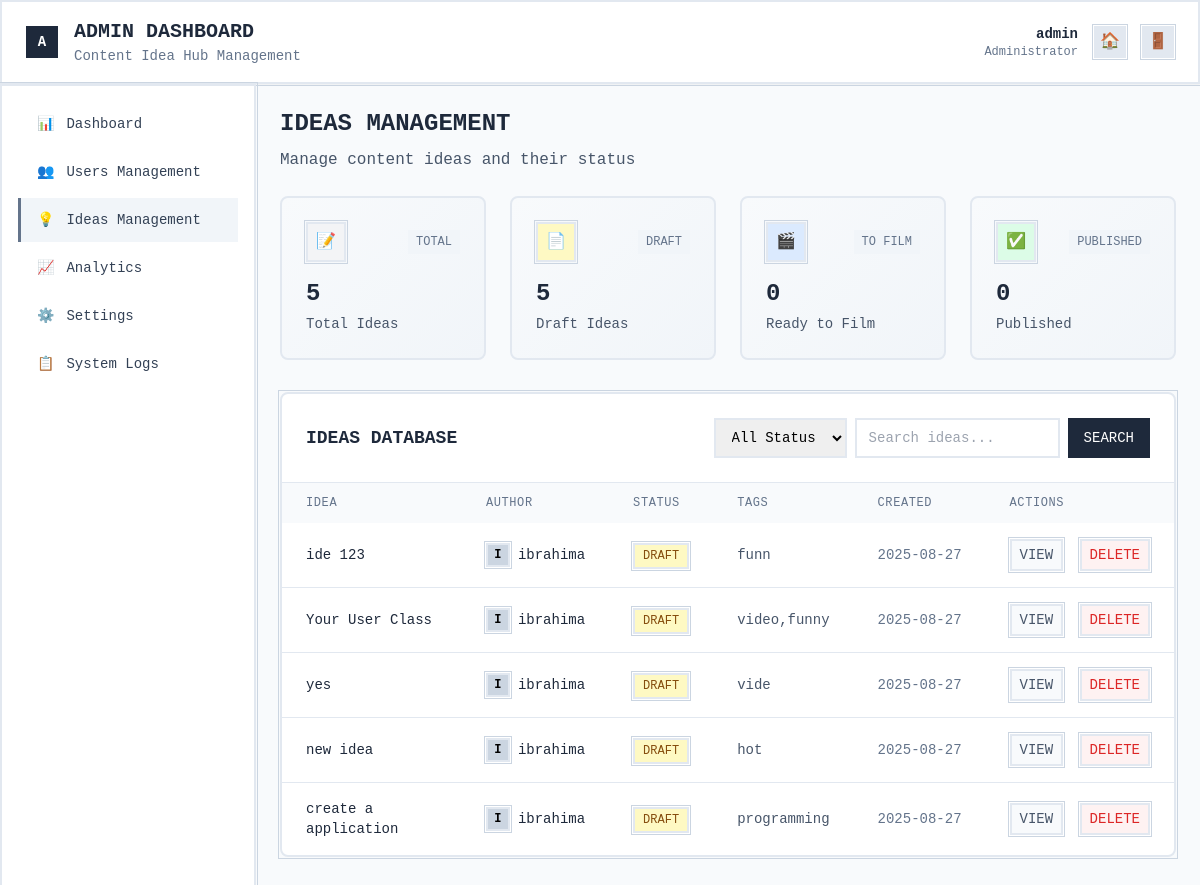
The app's page /admin/ideas (signed in) with its own data.
### app/models.py (models this page shows, shortened)
class User(db.Model, UserMixin):
    id = db.Column(db.Integer, primary_key=True)
    username = db.Column(db.String(64), unique=True, nullable=False)
    password_hash = db.Column(db.String(128), nullable=False)
    ideas = db.relationship('Idea', backref='author', lazy=True)
    created_at = db.Column(db.DateTime, default=datetime.utcnow)
    is_admin = db.Column(db.Boolean, default=False)

class Idea(db.Model):
    id = db.Column(db.Integer, primary_key=True)
    title = db.Column(db.String(100), nullable=False)
    description = db.Column(db.Text)
    tags = db.Column(db.String(200))  # e.g., "video,funny,tech"
    status = db.Column(db.String(20), default='Draft')  # Draft, To Film, Published
    timestamp = db.Column(db.DateTime, index=True, default=datetime.utcnow)
    user_id = db.Column(db.Integer, db.ForeignKey('user.id'), nullable=False)

### app/admin_routes.py (the view)
@admin_bp.route('/ideas')
@login_required
@admin_required
def ideas_management():
    page = request.args.get('page', 1, type=int)
    status_filter = request.args.get('status', '')
    search = request.args.get('search', '')
    ideas_query = Idea.query
    if status_filter:
        ideas_query = ideas_query.filter_by(status=status_filter)
    if search:
        ideas_query = ideas_query.filter(Idea.title.contains(search))
    ideas = ideas_query.order_by(Idea.timestamp.desc()).paginate(
        page=page, per_page=20, error_out=False
    )
    idea_stats = {
        'total': Idea.query.count(),
        'draft': Idea.query.filter_by(status='Draft').count(),
        'published': Idea.query.filter_by(status='Published').count(),
        'to_film': Idea.query.filter_by(status='To Film').count()
    }
    return render_template('admin/ideas.html',
                         ideas=ideas,
                         search=search,
                         status_filter=status_filter,
                         idea_stats=idea_stats)

### app/__init__.py (called while the page is built)
def create_app(config_class=Config):
    app = Flask(__name__)
    app.config.from_object(config_class)
    db.init_app(app)
    migrate.init_app(app, db)
    login_manager.init_app(app)
    @login_manager.user_loader
    def load_user(user_id):
        from app.models import User  # Import local pour éviter circular
        return User.query.get(int(user_id))
    login_manager.login_view = 'main.login'
    from app import routes, models, forms
    from app.routes import bp
    from app.admin_routes import admin_bp
    app.register_blueprint(admin_bp)
    app.register_blueprint(bp)
    return app

### app/admin_routes.py (called while the page is built)
def admin_required(f):
    @wraps(f)
    def decorated_function(*args, **kwargs):
        if not current_user.is_authenticated or not current_user.is_admin:
            flash('❌ Access denied. Admin privileges required.', 'danger')
            return redirect(url_for('main.index'))
        return f(*args, **kwargs)
    return decorated_function

### app/templates/admin/ideas.html (shortened to what this page needs)
{% extends "admin/base.html" %}
{% block content %}
<div class="mb-6">
    <h2 class="text-2xl font-bold text-wireframe-800 mb-2">IDEAS MANAGEMENT</h2>
    <p class="text-wireframe-600">Manage content ideas and their status</p>
</div>
<div class="grid grid-cols-1 md:grid-cols-4 gap-6 mb-8">
    <div class="metric-card p-6 rounded-lg">
        <div class="flex items-center justify-between mb-4">
            <div class="w-10 h-10 bg-gray-100 wireframe-border flex items-center justify-center">
                <span class="text-gray-600">📝</span>
            </div>
            <span class="text-xs text-wireframe-500 bg-wireframe-100 px-2 py-1">TOTAL</span>
        </div>
        <div class="text-2xl font-bold text-wireframe-800 mb-1">{{ idea_stats.total }}</div>
        <div class="text-sm text-wireframe-600">Total Ideas</div>
    </div>
    <div class="metric-card p-6 rounded-lg">
        <div class="flex items-center justify-between mb-4">
            <div class="w-10 h-10 bg-yellow-100 wireframe-border flex items-center justify-center">
                <span class="text-yellow-600">📄</span>
            </div>
            <span class="text-xs text-wireframe-500 bg-wireframe-100 px-2 py-1">DRAFT</span>
        </div>
        <div class="text-2xl font-bold text-wireframe-800 mb-1">{{ idea_stats.draft }}</div>
        <div class="text-sm text-wireframe-600">Draft Ideas</div>
    </div>
    <div class="metric-card p-6 rounded-lg">
        <div class="flex items-center justify-between mb-4">
            <div class="w-10 h-10 bg-blue-100 wireframe-border flex items-center justify-center">
                <span class="text-blue-600">🎬</span>
            </div>
            <span class="text-xs text-wireframe-500 bg-wireframe-100 px-2 py-1">TO FILM</span>
        </div>
        <div class="text-2xl font-bold text-wireframe-800 mb-1">{{ idea_stats.to_film }}</div>
        <div class="text-sm text-wireframe-600">Ready to Film</div>
    </div>
    <div class="metric-card p-6 rounded-lg">
        <div class="flex items-center justify-between mb-4">
            <div class="w-10 h-10 bg-green-100 wireframe-border flex items-center justify-center">
                <span class="text-green-600">✅</span>
            </div>
            <span class="text-xs text-wireframe-500 bg-wireframe-100 px-2 py-1">PUBLISHED</span>
        </div>
        <div class="text-2xl font-bold text-wireframe-800 mb-1">{{ idea_stats.published }}</div>
        <div class="text-sm text-wireframe-600">Published</div>
    </div>
</div>
<div class="wireframe-border bg-white rounded-lg">
    <div class="p-6 border-b border-wireframe-200">
        <div class="flex justify-between items-center">
            <h3 class="text-lg font-bold text-wireframe-800">IDEAS DATABASE</h3>
            <div class="flex space-x-2">
                <form method="GET" class="flex space-x-2">
                    <select name="status" class="px-3 py-2 wireframe-border text-sm" onchange="this.form.submit()">
                        <option value="">All Status</option>
                    </select>
                    <input type="text" name="search" value="{{ search }}" placeholder="Search ideas..."
                           class="px-3 py-2 wireframe-border text-sm">
                    <button type="submit" class="px-4 py-2 bg-wireframe-800 text-white text-sm font-medium hover:bg-wireframe-700">
                        SEARCH
                    </button>
                </form>
            </div>
        </div>
    </div>
    <div class="overflow-x-auto">
        <table class="w-full">
            <thead class="bg-wireframe-50">
                <tr class="text-left">
                    <th class="px-6 py-3 text-xs font-medium text-wireframe-500 uppercase tracking-wider">IDEA</th>
                    <th class="px-6 py-3 text-xs font-medium text-wireframe-500 uppercase tracking-wider">AUTHOR</th>
                    <th class="px-6 py-3 text-xs font-medium text-wireframe-500 uppercase tracking-wider">STATUS</th>
                    <th class="px-6 py-3 text-xs font-medium text-wireframe-500 uppercase tracking-wider">TAGS</th>
                    <th class="px-6 py-3 text-xs font-medium text-wireframe-500 uppercase tracking-wider">CREATED</th>
                    <th class="px-6 py-3 text-xs font-medium text-wireframe-500 uppercase tracking-wider">ACTIONS</th>
                </tr>
            </thead>
            <tbody class="divide-y divide-wireframe-200">
                {% for idea in ideas.items %}
                <tr id="idea-row-{{ idea.id }}">
                    <td class="px-6 py-4">
                        <div>
                            <div class="text-sm font-medium text-wireframe-800">{{ idea.title }}</div>
                        </div>
                    </td>
                    <td class="px-6 py-4 whitespace-nowrap">
                        <div class="flex items-center">
                            <div class="w-6 h-6 bg-wireframe-300 wireframe-border flex items-center justify-center text-xs font-bold">
                                {{ idea.author.username[0]|upper }}
                            </div>
                            <div class="ml-2 text-sm text-wireframe-800">{{ idea.author.username }}</div>
                        </div>
                    </td>
                    <td class="px-6 py-4 whitespace-nowrap">
                        {% if idea.status == 'Draft' %}
                            <span class="px-2 py-1 text-xs bg-yellow-100 text-yellow-800 wireframe-border">DRAFT</span>
                        {% elif idea.status == 'To Film' %}
                            <span class="px-2 py-1 text-xs bg-blue-100 text-blue-800 wireframe-border">TO FILM</span>
                        {% elif idea.status == 'Published' %}
                            <span class="px-2 py-1 text-xs bg-green-100 text-green-800 wireframe-border">PUBLISHED</span>
                        {% endif %}
                    </td>
                    <td class="px-6 py-4 whitespace-nowrap">
                        <div class="text-sm text-wireframe-600">
                            {% if idea.tags %}
                                {{ idea.tags }}
                            {% else %}
                                <span class="text-wireframe-400">No tags</span>
                            {% endif %}
                        </div>
                    </td>
                    <td class="px-6 py-4 whitespace-nowrap text-sm text-wireframe-500">
                        {{ idea.timestamp.strftime('%Y-%m-%d') }}
                    </td>
                    <td class="px-6 py-4 whitespace-nowrap text-sm space-x-2">
                        <button onclick="viewIdea({{ idea.id }})"
                                class="text-wireframe-600 hover:text-wireframe-800 px-2 py-1 wireframe-border bg-wireframe-50 hover:bg-wireframe-100">
                            VIEW
                        </button>
                        <button onclick="deleteIdea({{ idea.id }}, '{{ idea.title }}')"
                                class="text-red-600 hover:text-red-800 px-2 py-1 wireframe-border bg-red-50 hover:bg-red-100">
                            DELETE
                        </button>
                    </td>
                </tr>
                {% endfor %}
            </tbody>
        </table>
    </div>
</div>
{% endblock %}

### app/templates/admin/base.html (shortened to what this page needs)
<!DOCTYPE html>
<html lang="fr">
<head>
    <script src="https://cdn.tailwindcss.com"></script>
</head>
<body class="bg-wireframe-50 min-h-screen font-mono">
    <header class="wireframe-border bg-white shadow-sm">
        <div class="px-6 py-4">
            <div class="flex items-center justify-between">
                <div class="flex items-center space-x-4">
                    <div class="w-8 h-8 bg-wireframe-800 flex items-center justify-center text-white font-bold text-sm">
                        A
                    </div>
                    <div>
                        <h1 class="text-xl font-bold text-wireframe-800">ADMIN DASHBOARD</h1>
                        <p class="text-sm text-wireframe-500">Content Idea Hub Management</p>
                    </div>
                </div>
                <div class="flex items-center space-x-4">
                    <div class="text-right">
                        <p class="text-sm font-semibold text-wireframe-800">{{ current_user.username }}</p>
                        <p class="text-xs text-wireframe-500">Administrator</p>
                    </div>
                    <a href="{{ url_for('main.index') }}" class="w-8 h-8 bg-wireframe-200 wireframe-border flex items-center justify-center hover:bg-wireframe-300 transition-colors" title="Retour au site">
                        <span class="text-wireframe-700">🏠</span>
                    </a>
                    <a href="{{ url_for('main.logout') }}" class="w-8 h-8 bg-wireframe-200 wireframe-border flex items-center justify-center hover:bg-wireframe-300 transition-colors" title="Déconnexion">
                        <span class="text-wireframe-700">🚪</span>
                    </a>
                </div>
            </div>
        </div>
    </header>
    <div class="flex">
        <aside class="w-64 bg-white wireframe-border min-h-screen">
            <nav class="p-4">
                <ul class="space-y-1">
                    <li>
                        <a href="{{ url_for('admin.dashboard') }}" class="nav-item {% if request.endpoint == 'admin.dashboard' %}active{% endif %} flex items-center px-4 py-3 text-sm font-medium text-wireframe-700">
                            <span class="mr-3">📊</span>
                            Dashboard
                        </a>
                    </li>
                    <li>
                        <a href="{{ url_for('admin.users_management') }}" class="nav-item {% if request.endpoint == 'admin.users_management' %}active{% endif %} flex items-center px-4 py-3 text-sm font-medium text-wireframe-700">
                            <span class="mr-3">👥</span>
                            Users Management
                        </a>
                    </li>
                    <li>
                        <a href="{{ url_for('admin.ideas_management') }}" class="nav-item {% if request.endpoint == 'admin.ideas_management' %}active{% endif %} flex items-center px-4 py-3 text-sm font-medium text-wireframe-700">
                            <span class="mr-3">💡</span>
                            Ideas Management
                        </a>
                    </li>
                    <li>
                        <a href="{{ url_for('admin.analytics') }}" class="nav-item {% if request.endpoint == 'admin.analytics' %}active{% endif %} flex items-center px-4 py-3 text-sm font-medium text-wireframe-700">
                            <span class="mr-3">📈</span>
                            Analytics
                        </a>
                    </li>
                    <li>
                        <a href="{{ url_for('admin.settings') }}" class="nav-item {% if request.endpoint == 'admin.settings' %}active{% endif %} flex items-center px-4 py-3 text-sm font-medium text-wireframe-700">
                            <span class="mr-3">⚙️</span>
                            Settings
                        </a>
                    </li>
                    <li>
                        <a href="{{ url_for('admin.system_logs') }}" class="nav-item {% if request.endpoint == 'admin.system_logs' %}active{% endif %} flex items-center px-4 py-3 text-sm font-medium text-wireframe-700">
                            <span class="mr-3">📋</span>
                            System Logs
                        </a>
                    </li>
                </ul>
            </nav>
        </aside>
        <main class="flex-1 p-6">
            {% block content %}{% endblock %}
        </main>
    </div>
</body>
</html>

### app/templates/admin/base.html (style rules this page uses)
.wireframe-border { border: 2px solid #e2e8f0; position: relative; }
.wireframe-border::before { content: ''; position: absolute; top: -4px; left: -4px; right: -4px; bottom: -4px; border: 1px solid #cbd5e1; pointer-events: none; }
.metric-card { background: linear-gradient(135deg, #f8fafc 0%, #f1f5f9 100%); border: 2px solid #e2e8f0; transition: all 0.3s ease; }
.nav-item { transition: all 0.2s ease; border-left: 3px solid transparent; }
.nav-item:hover, .nav-item.active { background-color: #f1f5f9; border-left-color: #64748b; }

### records on screen
User: username "admin"
Idea: title "ide 123", author "I", author.username "ibrahima", status "DRAFT", tags "funn", timestamp "2025-08-27"
Idea: title "Your User Class", author "I", author.username "ibrahima", status "DRAFT", tags "video,funny", timestamp "2025-08-27"
Idea: title "yes", author "I", author.username "ibrahima", status "DRAFT", tags "vide", timestamp "2025-08-27"
Idea: title "new idea", author "I", author.username "ibrahima", status "DRAFT", tags "hot", timestamp "2025-08-27"
Idea: title "create a application", author "I", author.username "ibrahima", status "DRAFT", tags "programming", timestamp "2025-08-27"

### other values on screen
{{ idea_stats.total }} "5"
{{ idea_stats.draft }} "5"
{{ idea_stats.to_film }} "0"
{{ idea_stats.published }} "0"
